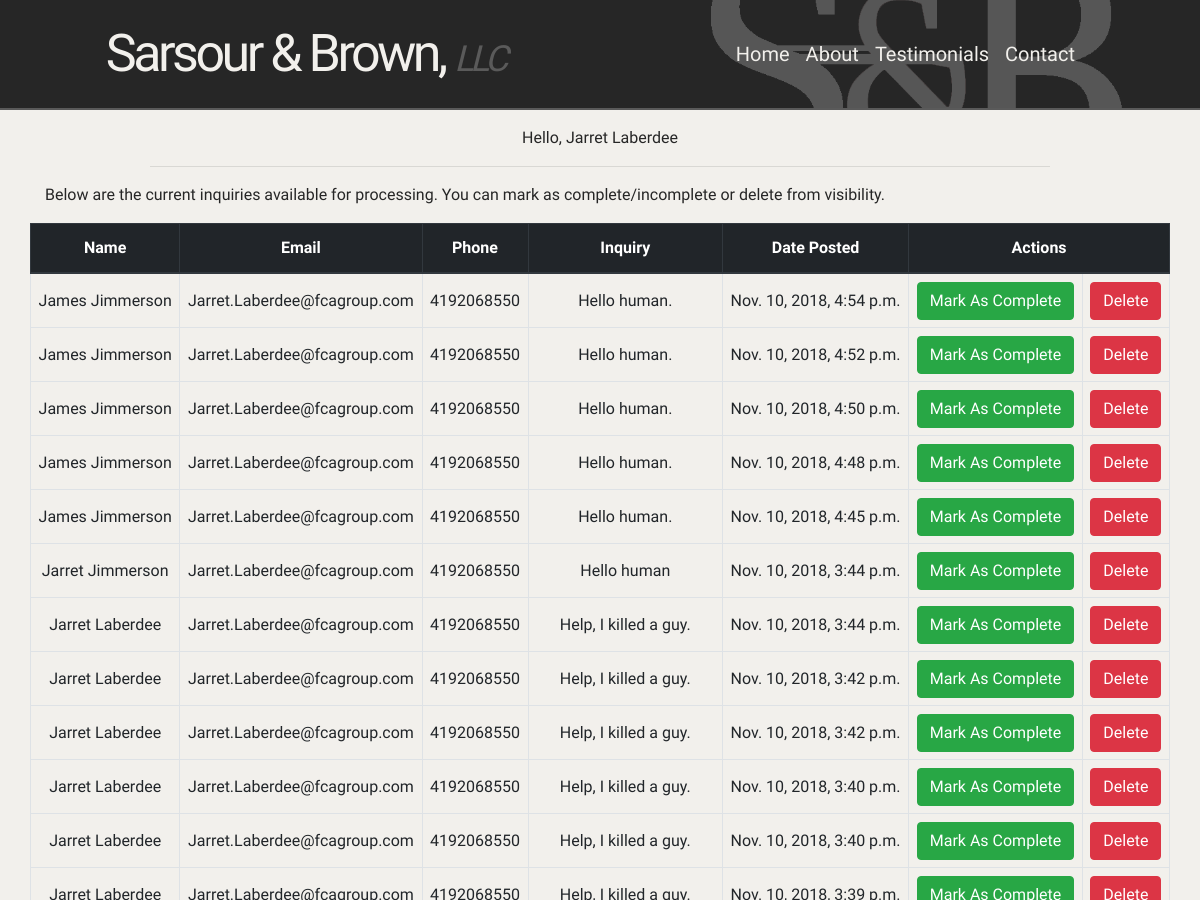
/account/profile/ (signed in, upper part), run on an earlier commit of the app's database.
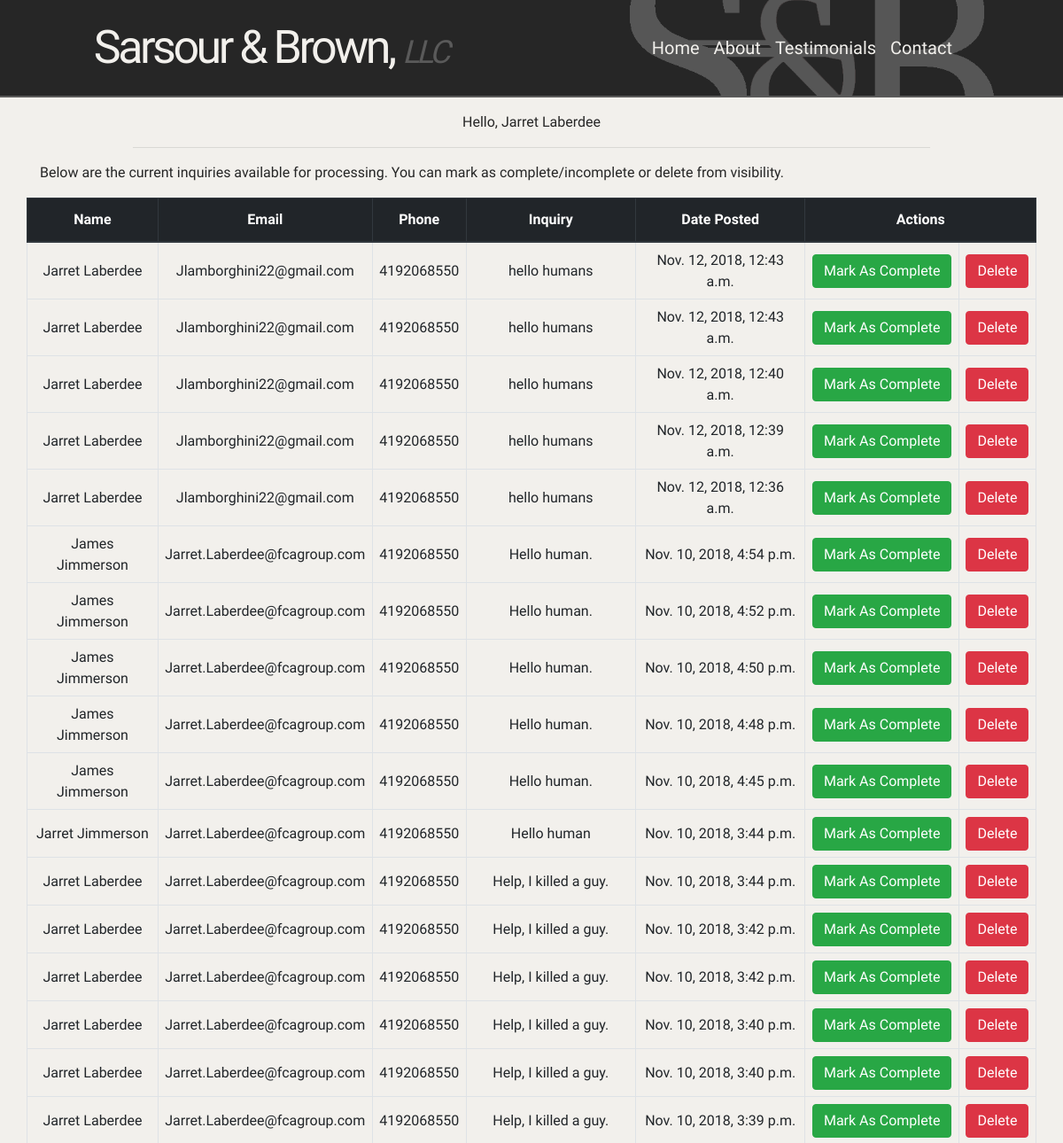
And on a later commit of the database.
### home/models.py (models this page shows, shortened)
class Submitter(models.Model):
    first_name = models.CharField(max_length=100)
    last_name = models.CharField(max_length=100, default="Doe")
    email = models.EmailField(max_length=100)
    phone_regex = RegexValidator(regex=r'^\+?1?\d{9,15}$', message="Format: 9999999999")
    phone_number = models.CharField(validators=[phone_regex], max_length=17, blank=True, default="0000000000")
    body = models.CharField(max_length=250)
    date_submitted = models.DateTimeField(default=timezone.now)
    completed = models.BooleanField(default=False)

### home/views.py (the view)
# urls.py: path('account/profile/', views.profile, name="profile-page"),
def profile(request):
    if not request.user.is_authenticated:
        return redirect('login')
    else:
        all_entries = Submitter.objects.order_by('-date_submitted')
        context = {'user': request.user, 'first_name': request.user.first_name, 'last_name': request.user.last_name, 'all_entries': all_entries}
        return render(request, 'home/profile.html', context)

### home/templates/home/profile.html (shortened to what this page needs)
{% extends 'home/base.html' %}3 {% block admin_profile %}
<div id="profile_main_div">
  <div class="container">
    <p id="profile_user_greeting">Hello, {{ first_name }} {{ last_name }}</p>
  </div>
  <hr style="width: 75%" />
  {% if all_entries %}
  <div class="container">
    <p id="profile_entries_table_div_paragraph">
      Below are the current inquiries available for processing. You can mark as
      complete/incomplete or delete from visibility.
    </p>
  </div>
  <div class="container" id="profile_entries_table_div">
    <table class="table table-bordered" id="profile_entries_table_table">
      <thead class="thead-dark">
        <tr id="profile_entries_table_tr">
          <th scope="col">Name</th>
          <th scope="col">Email</th>
          <th scope="col">Phone</th>
          <th scope="col">Inquiry</th>
          <th scope="col">Date Posted</th>
          <th colspan="2">Actions</th>
        </tr>
      </thead>
      {% for entry in all_entries %} {% if entry.completed %}
      <tr
        class="profile_entries_table_tr"
        id="profile_entries_table_tr_completed"
      >
        <td>{{ entry.first_name }} {{ entry.last_name }}</td>
        <td>{{ entry.email }}></td>
        <td>{{ entry.phone_number }}</td>
        <td>{{ entry.body }}</td>
        <td>{{ entry.date_submitted }}</td>
        <td>
          <a
            class="btn btn-warning"
            href="{% url 'uncomplete_entry' entry.id %}"
            >Mark As Incomplete</a
          >
        </td>
        <td>
          <a
            id="profile_entries_delete_button"
            class="btn btn-danger"
            href="{% url 'delete_entry' entry.id %}"
            >Delete</a
          >
        </td>
      </tr>
      {% else %}
      <tr class="profile_entries_table_tr">
        <td>{{ entry.first_name }} {{ entry.last_name }}</td>
        <td>{{ entry.email }}</td>
        <td>{{ entry.phone_number }}</td>
        <td>{{ entry.body }}</td>
        <td>{{ entry.date_submitted }}</td>
        <td>
          <a class="btn btn-success" href="{% url 'complete_entry' entry.id %}"
            >Mark As Complete</a
          >
        </td>
        <td>
          <a
            id="profile_entries_delete_button"
            class="btn btn-danger"
            href="{% url 'delete_entry' entry.id %}"
            >Delete</a
          >
        </td>
      </tr>
      {% endif %} {% endfor %}
    </table>
    {% endif %}
  </div>
</div>
{% endblock %}

What changed in the data, as far as the page shows it:
added Submitter: first_name "Jarret", last_name "Laberdee", email "Jlamborghini22@gmail.com", phone_number "4192068550", body "hello humans", date_submitted "Nov. 12, 2018, 12:43 a.m."
added Submitter: first_name "Jarret", last_name "Laberdee", email "Jlamborghini22@gmail.com", phone_number "4192068550", body "hello humans", date_submitted "Nov. 12, 2018, 12:43 a.m."
added Submitter: first_name "Jarret", last_name "Laberdee", email "Jlamborghini22@gmail.com", phone_number "4192068550", body "hello humans", date_submitted "Nov. 12, 2018, 12:40 a.m."
added Submitter: first_name "Jarret", last_name "Laberdee", email "Jlamborghini22@gmail.com", phone_number "4192068550", body "hello humans", date_submitted "Nov. 12, 2018, 12:39 a.m."
added Submitter: first_name "Jarret", last_name "Laberdee", email "Jlamborghini22@gmail.com", phone_number "4192068550", body "hello humans", date_submitted "Nov. 12, 2018, 12:36 a.m."
now on this page (row unchanged): Submitter: first_name "Jarret", last_name "Laberdee", email "Jarret.Laberdee@fcagroup.com", phone_number "4192068550", body "Help, I killed a guy.", date_submitted "Nov. 10, 2018, 3:39 p.m."
